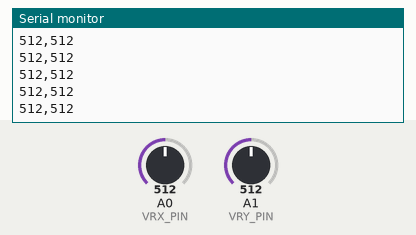
This sketch was run on a simulated Arduino Uno, built with avr-gcc and run on an emulated ATmega328P. Shown: the last lines printed to the serial monitor. The test bench sets the inputs (shaded band); at power-on: A0 (VRX_PIN) = 512, A1 (VRY_PIN) = 512.

Above: at 1.2 s.
1.3 s: A0 (VRX_PIN) set to 981
At 1.9 s:
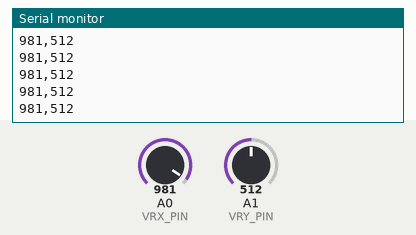
2.8 s: A0 (VRX_PIN) set to 1012
At 3.4 s:
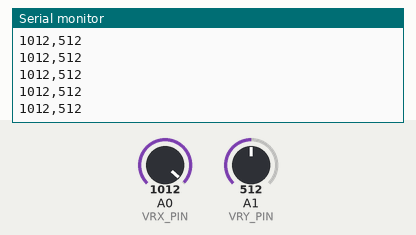
Timing chart, 0 to 5.8 s (numbered marks = the images above; inputs shaded):
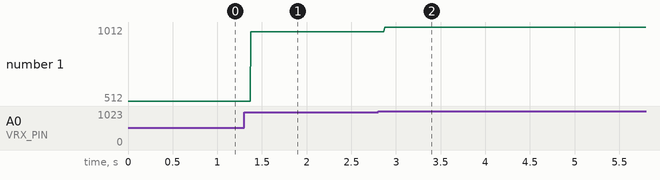

The sketch:

joystickPy.ino
```cpp
#define VRX_PIN  A0 // Arduino pin connected to VRX pin
#define VRY_PIN  A1 // Arduino pin connected to VRY pin

void setup() {
  Serial.begin(9600) ;
}

void loop() {
  int xValue = analogRead(VRX_PIN);//Read the analog value of A0 pin, x axis.
  int yValue = analogRead(VRY_PIN);//Read the analog value of A1 pin, y axis.
  // read analog X and Y analog values
  Serial.print(xValue);
  Serial.print(",");
  Serial.println(yValue);
  //Result: 'x,y'
}
```

Measured:
- after the input at 1.3 s, the serial monitor: prints a new line after 0.08 s (image 1)
- after the input at 2.8 s, the serial monitor: prints a new line after 0.07 s (image 2)
- plotted number 1: 512 → 981 after the input at 1.3 s, 981 → 1012 after the input at 2.8 s
